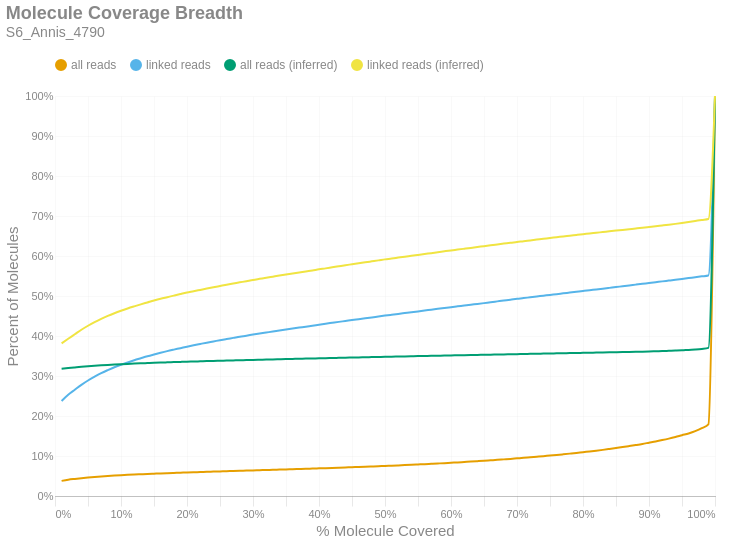

Notebook code for this chart:
### Markdown cell above
### Molecule Read Coverage
This chart shows molecule coverage breadth as computed by the number of bases aligned to that molecule. In other words, "*how much of each unique long molecule is actually sequenced/aligned?*" Keep in mind there is a distinction between sequences and alignments, since some sequences belonging to a particular molecule may not align well and wouldn't appear in the alignment data. This chart also shows molecule coverage breadth as computed by the *inferred fragment* from which the aligned sequences originate. Unlike read coverage, this calculation takes into account the total insert size, including unsequenced gaps between the forward and reverse reads. Like the previous figures, these are cumulative percents.

### Code cell
if SKIPLR:
    print_html(f"Skipped")
else:
    binned_df = consolidated_hist(valids['coverage_bp'], mask, 0.01, True)
    binned_df_inf = consolidated_hist(valids['coverage_inserts'], mask, 0.01, True)
    binned_df = binned_df.with_columns(pl.lit(binned_df_inf['all reads (cumsum)']).alias('all reads (inferred)'))
    binned_df = binned_df.with_columns(pl.lit(binned_df_inf['linked reads (cumsum)']).alias('linked reads (inferred)'))
    binned_df = binned_df.with_columns(
        (pl.col('bin').cast(pl.Float64) + 0.01).alias('right_edge')
    )

    with SafeRender(binned_df):
        (
            density_plot(binned_df, 'Molecule Coverage Breadth', samplename, 'molcov', ['all reads (inferred)','linked reads (inferred)'])
            .encode(
                #x=alt.X('bin:Q', title="% Molecule Covered").axis(format = '%').scale(padding=0),
                x=alt.X('right_edge:Q', title="% Molecule Covered").axis(format='%').scale(padding=0),
                y=alt.Y('value:Q', title='Percent of Molecules')
                    .axis(format='%')
                    .stack(False)
                    .scale(domainMin=0, padding=0),
                color=alt.Color("key:N").scale(domain = ["all reads", "linked reads", "all reads (inferred)", "linked reads (inferred)"]),
                tooltip = [
                    alt.Tooltip("key:N", title = "Data Type"),
                    alt.Tooltip("range_label:N", title="% Molecule Covered"),
                    alt.Tooltip("value:Q", format = ".2%", title="% Molecules")
                ]
            )
        ).display()

### Figure 1 — Vega-Lite specification as saved in the notebook (floating-point values rounded to 4 significant figures)
{"width": "container", "height": 400, "config": {"title": {"anchor": "start", "dy": -15, "fontSize": 18, "color": "#888888", "subtitleColor": "#888888", "subtitleFontSize": 14}, "arc": {"fill": "#0072B2"}, "axis": {"domainColor": "#888888", "domainWidth": 0.5, "gridWidth": 0.2, "grid": false, "titleFontWeight": 400, "titleFontSize": 15, "labelFontSize": 11, "labelColor": "#888888", "tickColor": "#888888", "tickWidth": 0.2, "titleColor": "#888888"}, "axisBand": {"grid": false}, "axisX": {"grid": true, "tickSize": 10, "domainCap": "round"}, "axisY": {"domain": false, "grid": true, "tickSize": 0, "domainCap": "round"}, "background": "transparent", "header": {"labelFontSize": 15, "labelColor": "#888888", "titleFontSize": 15, "titleFontWeight": 600, "titleColor": "#888888"}, "legend": {"labelFont": "sans-serif", "labelFontSize": 12, "labelColor": "#888888", "symbolSize": 100, "symbolType": "circle", "titleFontSize": 12, "titlePadding": 10, "titleColor": "#888888", "title": null, "orient": "top"}, "range": {"category": ["#E69F00", "#56B4E9", "#009E73", "#F0E442", "#0072B2", "#D55E00", "#CC79A7", "#000000"], "diverging": ["#cfe8f3", "#a2d4ec", "#73bfe2", "#46abdb", "#1696d2", "#12719e"]}, "area": {"fill": "#0072B2", "fillOpacity": 0.7, "line": true, "strokeOpacity": 0.7}, "line": {"color": "#0072B2", "stroke": "#0072B2", "strokeWidth": 2}, "trail": {"color": "#0072B2", "stroke": "#0072B2", "strokeWidth": 0, "size": 1}, "point": {"filled": true, "fillOpacity": 1.0, "size": 95}, "text": {"color": "#888888", "fontSize": 11, "align": "right", "fontWeight": 400, "size": 11}, "bar": {"fill": "#0072B2", "stroke": null}, "view": {"stroke": null, "continuousWidth": 660, "continuousHeight": 400}}, "data": {"name": "data-11c96169eed87321f8f8c84beca2ea55"}, "mark": {"type": "line", "interpolate": "monotone", "point": {"opacity": 0, "size": 275}}, "encoding": {"color": {"field": "key", "scale": {"domain": ["all reads", "linked reads", "all reads (inferred)", "linked reads (inferred)"]}, "type": "nominal"}, "tooltip": [{"field": "key", "title": "Data Type", "type": "nominal"}, {"field": "range_label", "title": "% Molecule Covered", "type": "nominal"}, {"field": "value", "format": ".2%", "title": "% Molecules", "type": "quantitative"}], "x": {"axis": {"format": "%"}, "field": "right_edge", "scale": {"padding": 0}, "title": "% Molecule Covered", "type": "quantitative"}, "y": {"axis": {"format": "%"}, "field": "value", "scale": {"domainMin": 0, "padding": 0}, "stack": false, "title": "Percent of Molecules", "type": "quantitative"}}, "params": [{"name": "param_c36ac31b6afebe62", "select": {"type": "point", "fields": ["key"]}, "bind": "legend"}], "title": {"text": "Molecule Coverage Breadth", "subtitle": "S6_Annis_4790"}, "transform": [{"fold": ["all reads (cumsum)", "linked reads (cumsum)", "all reads (inferred)", "linked reads (inferred)"]}, {"calculate": "replace(datum.key, ' (cumsum)', '')", "as": "key"}, {"filter": {"param": "param_c36ac31b6afebe62"}}], "usermeta": {"embedOptions": {"downloadFileName": "S6_Annis_4790.molcov"}}, "$schema": "https://vega.github.io/schema/vega-lite/v6.1.0.json", "datasets": {"data-11c96169eed87321f8f8c84beca2ea55": [{"bin": "0.0", "interval": "0.0-0.01", "all reads": 0.03783, "linked reads": 0.2377, "all reads (cumsum)": 0.03783, "linked reads (cumsum)": 0.2377, "range_label": "0.0-0.01", "all reads (inferred)": 0.3183, "linked reads (inferred)": 0.3815, "right_edge": 0.01}, {"bin": "0.01", "interval": "0.01-0.02", "all reads": 0.002812, "linked reads": 0.01551, "all reads (cumsum)": 0.04064, "linked reads (cumsum)": 0.2532, "range_label": "0.01-0.02", "all reads (inferred)": 0.3199, "linked reads (inferred)": 0.393, "right_edge": 0.02}, {"bin": "0.02", "interval": "0.02-0.03", "all reads": 0.002061, "linked reads": 0.01238, "all reads (cumsum)": 0.0427, "linked reads (cumsum)": 0.2656, "range_label": "0.02-0.03", "all reads (inferred)": 0.3215, "linked reads (inferred)": 0.4043, "right_edge": 0.03}, {"bin": "0.03", "interval": "0.03-0.04", "all reads": 0.001899, "linked reads": 0.0124, "all reads (cumsum)": 0.0446, "linked reads (cumsum)": 0.278, "range_label": "0.03-0.04", "all reads (inferred)": 0.323, "linked reads (inferred)": 0.4156, "right_edge": 0.04}, {"bin": "0.04", "interval": "0.04-0.05", "all reads": 0.001617, "linked reads": 0.01081, "all reads (cumsum)": 0.04621, "linked reads (cumsum)": 0.2888, "range_label": "0.04-0.05", "all reads (inferred)": 0.3244, "linked reads (inferred)": 0.4256, "right_edge": 0.05}, {"bin": "0.05", "interval": "0.05-0.06", "all reads": 0.001419, "linked reads": 0.009625, "all reads (cumsum)": 0.04763, "linked reads (cumsum)": 0.2984, "range_label": "0.05-0.06", "all reads (inferred)": 0.3256, "linked reads (inferred)": 0.4347, "right_edge": 0.06}, {"bin": "0.06", "interval": "0.06-0.07", "all reads": 0.001263, "linked reads": 0.008816, "all reads (cumsum)": 0.0489, "linked reads (cumsum)": 0.3072, "range_label": "0.06-0.07", "all reads (inferred)": 0.3267, "linked reads (inferred)": 0.4429, "right_edge": 0.07}, {"bin": "0.07", "interval": "0.07-0.08", "all reads": 0.001135, "linked reads": 0.007645, "all reads (cumsum)": 0.05003, "linked reads (cumsum)": 0.3149, "range_label": "0.07-0.08", "all reads (inferred)": 0.3277, "linked reads (inferred)": 0.4503, "right_edge": 0.08}, {"bin": "0.08", "interval": "0.08-0.09", "all reads": 0.001035, "linked reads": 0.007119, "all reads (cumsum)": 0.05107, "linked reads (cumsum)": 0.322, "range_label": "0.08-0.09", "all reads (inferred)": 0.3286, "linked reads (inferred)": 0.4569, "right_edge": 0.09}, {"bin": "0.09", "interval": "0.09-0.1", "all reads": 0.0009094, "linked reads": 0.006137, "all reads (cumsum)": 0.05198, "linked reads (cumsum)": 0.3281, "range_label": "0.09-0.1", "all reads (inferred)": 0.3295, "linked reads (inferred)": 0.4631, "right_edge": 0.1}, {"bin": "0.1", "interval": "0.1-0.11", "all reads": 0.0008592, "linked reads": 0.00574, "all reads (cumsum)": 0.05284, "linked reads (cumsum)": 0.3339, "range_label": "0.1-0.11", "all reads (inferred)": 0.3303, "linked reads (inferred)": 0.4689, "right_edge": 0.11}, {"bin": "0.11", "interval": "0.11-0.12", "all reads": 0.0007961, "linked reads": 0.00546, "all reads (cumsum)": 0.05363, "linked reads (cumsum)": 0.3393, "range_label": "0.11-0.12", "all reads (inferred)": 0.331, "linked reads (inferred)": 0.4742, "right_edge": 0.12}, {"bin": "0.12", "interval": "0.12-0.13", "all reads": 0.0007451, "linked reads": 0.004992, "all reads (cumsum)": 0.05438, "linked reads (cumsum)": 0.3443, "range_label": "0.12-0.13", "all reads (inferred)": 0.3317, "linked reads (inferred)": 0.4791, "right_edge": 0.13}, {"bin": "0.13", "interval": "0.13-0.14", "all reads": 0.0007421, "linked reads": 0.004901, "all reads (cumsum)": 0.05512, "linked reads (cumsum)": 0.3492, "range_label": "0.13-0.14", "all reads (inferred)": 0.3323, "linked reads (inferred)": 0.4839, "right_edge": 0.14}, {"bin": "0.14", "interval": "0.14-0.15", "all reads": 0.0006747, "linked reads": 0.004501, "all reads (cumsum)": 0.05579, "linked reads (cumsum)": 0.3537, "range_label": "0.14-0.15", "all reads (inferred)": 0.333, "linked reads (inferred)": 0.4887, "right_edge": 0.15}, {"bin": "0.15", "interval": "0.15-0.16", "all reads": 0.0006755, "linked reads": 0.004346, "all reads (cumsum)": 0.05647, "linked reads (cumsum)": 0.3581, "range_label": "0.15-0.16", "all reads (inferred)": 0.3336, "linked reads (inferred)": 0.4931, "right_edge": 0.16}, {"bin": "0.16", "interval": "0.16-0.17", "all reads": 0.0006137, "linked reads": 0.004123, "all reads (cumsum)": 0.05708, "linked reads (cumsum)": 0.3622, "range_label": "0.16-0.17", "all reads (inferred)": 0.3341, "linked reads (inferred)": 0.497, "right_edge": 0.17}, {"bin": "0.17", "interval": "0.17-0.18", "all reads": 0.0005904, "linked reads": 0.003783, "all reads (cumsum)": 0.05767, "linked reads (cumsum)": 0.366, "range_label": "0.17-0.18", "all reads (inferred)": 0.3347, "linked reads (inferred)": 0.501, "right_edge": 0.18}, {"bin": "0.18", "interval": "0.18-0.19", "all reads": 0.00058, "linked reads": 0.00365, "all reads (cumsum)": 0.05825, "linked reads (cumsum)": 0.3696, "range_label": "0.18-0.19", "all reads (inferred)": 0.3352, "linked reads (inferred)": 0.5049, "right_edge": 0.19}, {"bin": "0.19", "interval": "0.19-0.2", "all reads": 0.0006025, "linked reads": 0.003741, "all reads (cumsum)": 0.05886, "linked reads (cumsum)": 0.3734, "range_label": "0.19-0.2", "all reads (inferred)": 0.3358, "linked reads (inferred)": 0.5086, "right_edge": 0.2}, {"bin": "0.2", "interval": "0.2-0.21", "all reads": 0.0005502, "linked reads": 0.003477, "all reads (cumsum)": 0.05941, "linked reads (cumsum)": 0.3768, "range_label": "0.2-0.21", "all reads (inferred)": 0.3362, "linked reads (inferred)": 0.5118, "right_edge": 0.21}, {"bin": "0.21", "interval": "0.21-0.22", "all reads": 0.0005243, "linked reads": 0.003288, "all reads (cumsum)": 0.05993, "linked reads (cumsum)": 0.3801, "range_label": "0.21-0.22", "all reads (inferred)": 0.3367, "linked reads (inferred)": 0.5152, "right_edge": 0.22}, {"bin": "0.22", "interval": "0.22-0.23", "all reads": 0.0005493, "linked reads": 0.003242, "all reads (cumsum)": 0.06048, "linked reads (cumsum)": 0.3834, "range_label": "0.22-0.23", "all reads (inferred)": 0.3372, "linked reads (inferred)": 0.5187, "right_edge": 0.23}, {"bin": "0.23", "interval": "0.23-0.24", "all reads": 0.0005113, "linked reads": 0.003034, "all reads (cumsum)": 0.06099, "linked reads (cumsum)": 0.3864, "range_label": "0.23-0.24", "all reads (inferred)": 0.3377, "linked reads (inferred)": 0.5219, "right_edge": 0.24}, {"bin": "0.24", "interval": "0.24-0.25", "all reads": 0.0005286, "linked reads": 0.003125, "all reads (cumsum)": 0.06152, "linked reads (cumsum)": 0.3895, "range_label": "0.24-0.25", "all reads (inferred)": 0.3381, "linked reads (inferred)": 0.525, "right_edge": 0.25}, {"bin": "0.25", "interval": "0.25-0.26", "all reads": 0.0005078, "linked reads": 0.002932, "all reads (cumsum)": 0.06203, "linked reads (cumsum)": 0.3925, "range_label": "0.25-0.26", "all reads (inferred)": 0.3386, "linked reads (inferred)": 0.528, "right_edge": 0.26}, {"bin": "0.26", "interval": "0.26-0.27", "all reads": 0.0005541, "linked reads": 0.002857, "all reads (cumsum)": 0.06258, "linked reads (cumsum)": 0.3953, "range_label": "0.26-0.27", "all reads (inferred)": 0.339, "linked reads (inferred)": 0.5311, "right_edge": 0.27}, {"bin": "0.27", "interval": "0.27-0.28", "all reads": 0.0005065, "linked reads": 0.002902, "all reads (cumsum)": 0.06309, "linked reads (cumsum)": 0.3982, "range_label": "0.27-0.28", "all reads (inferred)": 0.3394, "linked reads (inferred)": 0.5341, "right_edge": 0.28}, {"bin": "0.28", "interval": "0.28-0.29", "all reads": 0.0004651, "linked reads": 0.002581, "all reads (cumsum)": 0.06355, "linked reads (cumsum)": 0.4008, "range_label": "0.28-0.29", "all reads (inferred)": 0.3399, "linked reads (inferred)": 0.5371, "right_edge": 0.29}, {"bin": "0.29", "interval": "0.29-0.3", "all reads": 0.0005048, "linked reads": 0.002785, "all reads (cumsum)": 0.06406, "linked reads (cumsum)": 0.4036, "range_label": "0.29-0.3", "all reads (inferred)": 0.3403, "linked reads (inferred)": 0.5402, "right_edge": 0.3}, {"bin": "0.3", "interval": "0.3-0.31", "all reads": 0.0004733, "linked reads": 0.002649, "all reads (cumsum)": 0.06453, "linked reads (cumsum)": 0.4062, "range_label": "0.3-0.31", "all reads (inferred)": 0.3407, "linked reads (inferred)": 0.5429, "right_edge": 0.31}, {"bin": "0.31", "interval": "0.31-0.32", "all reads": 0.0004841, "linked reads": 0.002449, "all reads (cumsum)": 0.06502, "linked reads (cumsum)": 0.4087, "range_label": "0.31-0.32", "all reads (inferred)": 0.3411, "linked reads (inferred)": 0.5454, "right_edge": 0.32}, {"bin": "0.32", "interval": "0.32-0.33", "all reads": 0.0004638, "linked reads": 0.002418, "all reads (cumsum)": 0.06548, "linked reads (cumsum)": 0.4111, "range_label": "0.32-0.33", "all reads (inferred)": 0.3415, "linked reads (inferred)": 0.5482, "right_edge": 0.33}, {"bin": "0.33", "interval": "0.33-0.34", "all reads": 0.0004914, "linked reads": 0.002528, "all reads (cumsum)": 0.06597, "linked reads (cumsum)": 0.4136, "range_label": "0.33-0.34", "all reads (inferred)": 0.3419, "linked reads (inferred)": 0.551, "right_edge": 0.34}, {"bin": "0.34", "interval": "0.34-0.35", "all reads": 0.0004871, "linked reads": 0.002437, "all reads (cumsum)": 0.06646, "linked reads (cumsum)": 0.4161, "range_label": "0.34-0.35", "all reads (inferred)": 0.3423, "linked reads (inferred)": 0.5537, "right_edge": 0.35}, {"bin": "0.35", "interval": "0.35-0.36", "all reads": 0.0005247, "linked reads": 0.002536, "all reads (cumsum)": 0.06698, "linked reads (cumsum)": 0.4186, "range_label": "0.35-0.36", "all reads (inferred)": 0.3427, "linked reads (inferred)": 0.5563, "right_edge": 0.36}, {"bin": "0.36", "interval": "0.36-0.37", "all reads": 0.0004914, "linked reads": 0.00243, "all reads (cumsum)": 0.06747, "linked reads (cumsum)": 0.421, "range_label": "0.36-0.37", "all reads (inferred)": 0.3431, "linked reads (inferred)": 0.5588, "right_edge": 0.37}, {"bin": "0.37", "interval": "0.37-0.38", "all reads": 0.0004983, "linked reads": 0.002286, "all reads (cumsum)": 0.06797, "linked reads (cumsum)": 0.4233, "range_label": "0.37-0.38", "all reads (inferred)": 0.3435, "linked reads (inferred)": 0.5614, "right_edge": 0.38}, {"bin": "0.38", "interval": "0.38-0.39", "all reads": 0.0005506, "linked reads": 0.002558, "all reads (cumsum)": 0.06852, "linked reads (cumsum)": 0.4259, "range_label": "0.38-0.39", "all reads (inferred)": 0.3438, "linked reads (inferred)": 0.5639, "right_edge": 0.39}, {"bin": "0.39", "interval": "0.39-0.4", "all reads": 0.0005472, "linked reads": 0.002335, "all reads (cumsum)": 0.06907, "linked reads (cumsum)": 0.4282, "range_label": "0.39-0.4", "all reads (inferred)": 0.3442, "linked reads (inferred)": 0.5667, "right_edge": 0.4}, {"bin": "0.4", "interval": "0.4-0.41", "all reads": 0.0005429, "linked reads": 0.002498, "all reads (cumsum)": 0.06961, "linked reads (cumsum)": 0.4307, "range_label": "0.4-0.41", "all reads (inferred)": 0.3446, "linked reads (inferred)": 0.5691, "right_edge": 0.41}, {"bin": "0.41", "interval": "0.41-0.42", "all reads": 0.0005498, "linked reads": 0.002313, "all reads (cumsum)": 0.07016, "linked reads (cumsum)": 0.433, "range_label": "0.41-0.42", "all reads (inferred)": 0.345, "linked reads (inferred)": 0.5717, "right_edge": 0.42}, {"bin": "0.42", "interval": "0.42-0.43", "all reads": 0.0005679, "linked reads": 0.002309, "all reads (cumsum)": 0.07073, "linked reads (cumsum)": 0.4353, "range_label": "0.42-0.43", "all reads (inferred)": 0.3454, "linked reads (inferred)": 0.5743, "right_edge": 0.43}, {"bin": "0.43", "interval": "0.43-0.44", "all reads": 0.0005822, "linked reads": 0.002203, "all reads (cumsum)": 0.07131, "linked reads (cumsum)": 0.4375, "range_label": "0.43-0.44", "all reads (inferred)": 0.3458, "linked reads (inferred)": 0.5769, "right_edge": 0.44}, {"bin": "0.44", "interval": "0.44-0.45", "all reads": 0.0006029, "linked reads": 0.002256, "all reads (cumsum)": 0.07192, "linked reads (cumsum)": 0.4398, "range_label": "0.44-0.45", "all reads (inferred)": 0.3462, "linked reads (inferred)": 0.5793, "right_edge": 0.45}, {"bin": "0.45", "interval": "0.45-0.46", "all reads": 0.0005774, "linked reads": 0.00215, "all reads (cumsum)": 0.07249, "linked reads (cumsum)": 0.4419, "range_label": "0.45-0.46", "all reads (inferred)": 0.3465, "linked reads (inferred)": 0.5818, "right_edge": 0.46}, {"bin": "0.46", "interval": "0.46-0.47", "all reads": 0.0006224, "linked reads": 0.002162, "all reads (cumsum)": 0.07312, "linked reads (cumsum)": 0.4441, "range_label": "0.46-0.47", "all reads (inferred)": 0.3469, "linked reads (inferred)": 0.5842, "right_edge": 0.47}, {"bin": "0.47", "interval": "0.47-0.48", "all reads": 0.0006561, "linked reads": 0.00223, "all reads (cumsum)": 0.07377, "linked reads (cumsum)": 0.4463, "range_label": "0.47-0.48", "all reads (inferred)": 0.3473, "linked reads (inferred)": 0.5866, "right_edge": 0.48}, {"bin": "0.48", "interval": "0.48-0.49", "all reads": 0.0006716, "linked reads": 0.00235, "all reads (cumsum)": 0.07444, "linked reads (cumsum)": 0.4487, "range_label": "0.48-0.49", "all reads (inferred)": 0.3476, "linked reads (inferred)": 0.589, "right_edge": 0.49}, {"bin": "0.49", "interval": "0.49-0.5", "all reads": 0.0007304, "linked reads": 0.002286, "all reads (cumsum)": 0.07517, "linked reads (cumsum)": 0.451, "range_label": "0.49-0.5", "all reads (inferred)": 0.348, "linked reads (inferred)": 0.5916, "right_edge": 0.5}, {"bin": "0.5", "interval": "0.5-0.51", "all reads": 0.0006574, "linked reads": 0.002158, "all reads (cumsum)": 0.07583, "linked reads (cumsum)": 0.4531, "range_label": "0.5-0.51", "all reads (inferred)": 0.3483, "linked reads (inferred)": 0.5936, "right_edge": 0.51}, {"bin": "0.51", "interval": "0.51-0.52", "all reads": 0.0007019, "linked reads": 0.002112, "all reads (cumsum)": 0.07653, "linked reads (cumsum)": 0.4552, "range_label": "0.51-0.52", "all reads (inferred)": 0.3487, "linked reads (inferred)": 0.596, "right_edge": 0.52}, {"bin": "0.52", "interval": "0.52-0.53", "all reads": 0.0007201, "linked reads": 0.002086, "all reads (cumsum)": 0.07725, "linked reads (cumsum)": 0.4573, "range_label": "0.52-0.53", "all reads (inferred)": 0.3491, "linked reads (inferred)": 0.5983, "right_edge": 0.53}, {"bin": "0.53", "interval": "0.53-0.54", "all reads": 0.0007637, "linked reads": 0.002086, "all reads (cumsum)": 0.07802, "linked reads (cumsum)": 0.4594, "range_label": "0.53-0.54", "all reads (inferred)": 0.3494, "linked reads (inferred)": 0.6004, "right_edge": 0.54}, {"bin": "0.54", "interval": "0.54-0.55", "all reads": 0.0007944, "linked reads": 0.002101, "all reads (cumsum)": 0.07881, "linked reads (cumsum)": 0.4615, "range_label": "0.54-0.55", "all reads (inferred)": 0.3497, "linked reads (inferred)": 0.6026, "right_edge": 0.55}, {"bin": "0.55", "interval": "0.55-0.56", "all reads": 0.000797, "linked reads": 0.002127, "all reads (cumsum)": 0.07961, "linked reads (cumsum)": 0.4636, "range_label": "0.55-0.56", "all reads (inferred)": 0.3501, "linked reads (inferred)": 0.6049, "right_edge": 0.56}, {"bin": "0.56", "interval": "0.56-0.57", "all reads": 0.0008545, "linked reads": 0.002097, "all reads (cumsum)": 0.08046, "linked reads (cumsum)": 0.4657, "range_label": "0.56-0.57", "all reads (inferred)": 0.3504, "linked reads (inferred)": 0.6071, "right_edge": 0.57}, {"bin": "0.57", "interval": "0.57-0.58", "all reads": 0.000854, "linked reads": 0.002116, "all reads (cumsum)": 0.08132, "linked reads (cumsum)": 0.4679, "range_label": "0.57-0.58", "all reads (inferred)": 0.3508, "linked reads (inferred)": 0.6094, "right_edge": 0.58}, {"bin": "0.58", "interval": "0.58-0.59", "all reads": 0.0008661, "linked reads": 0.002093, "all reads (cumsum)": 0.08218, "linked reads (cumsum)": 0.47, "range_label": "0.58-0.59", "all reads (inferred)": 0.3511, "linked reads (inferred)": 0.6117, "right_edge": 0.59}, {"bin": "0.59", "interval": "0.59-0.6", "all reads": 0.0009418, "linked reads": 0.002097, "all reads (cumsum)": 0.08312, "linked reads (cumsum)": 0.472, "range_label": "0.59-0.6", "all reads (inferred)": 0.3515, "linked reads (inferred)": 0.614, "right_edge": 0.6}, {"bin": "0.6", "interval": "0.6-0.61", "all reads": 0.0008947, "linked reads": 0.002052, "all reads (cumsum)": 0.08402, "linked reads (cumsum)": 0.4741, "range_label": "0.6-0.61", "all reads (inferred)": 0.3518, "linked reads (inferred)": 0.6161, "right_edge": 0.61}, {"bin": "0.61", "interval": "0.61-0.62", "all reads": 0.0009889, "linked reads": 0.002037, "all reads (cumsum)": 0.08501, "linked reads (cumsum)": 0.4761, "range_label": "0.61-0.62", "all reads (inferred)": 0.3521, "linked reads (inferred)": 0.6181, "right_edge": 0.62}, {"bin": "0.62", "interval": "0.62-0.63", "all reads": 0.0009712, "linked reads": 0.002048, "all reads (cumsum)": 0.08598, "linked reads (cumsum)": 0.4782, "range_label": "0.62-0.63", "all reads (inferred)": 0.3524, "linked reads (inferred)": 0.6203, "right_edge": 0.63}, {"bin": "0.63", "interval": "0.63-0.64", "all reads": 0.001035, "linked reads": 0.001901, "all reads (cumsum)": 0.08701, "linked reads (cumsum)": 0.4801, "range_label": "0.63-0.64", "all reads (inferred)": 0.3527, "linked reads (inferred)": 0.6225, "right_edge": 0.64}, {"bin": "0.64", "interval": "0.64-0.65", "all reads": 0.001064, "linked reads": 0.002086, "all reads (cumsum)": 0.08808, "linked reads (cumsum)": 0.4822, "range_label": "0.64-0.65", "all reads (inferred)": 0.3531, "linked reads (inferred)": 0.6246, "right_edge": 0.65}, {"bin": "0.65", "interval": "0.65-0.66", "all reads": 0.001147, "linked reads": 0.002309, "all reads (cumsum)": 0.08923, "linked reads (cumsum)": 0.4845, "range_label": "0.65-0.66", "all reads (inferred)": 0.3534, "linked reads (inferred)": 0.6268, "right_edge": 0.66}, {"bin": "0.66", "interval": "0.66-0.67", "all reads": 0.001135, "linked reads": 0.002082, "all reads (cumsum)": 0.09036, "linked reads (cumsum)": 0.4866, "range_label": "0.66-0.67", "all reads (inferred)": 0.3537, "linked reads (inferred)": 0.6289, "right_edge": 0.67}, {"bin": "0.67", "interval": "0.67-0.68", "all reads": 0.001207, "linked reads": 0.002082, "all reads (cumsum)": 0.09157, "linked reads (cumsum)": 0.4886, "range_label": "0.67-0.68", "all reads (inferred)": 0.354, "linked reads (inferred)": 0.631, "right_edge": 0.68}, {"bin": "0.68", "interval": "0.68-0.69", "all reads": 0.001208, "linked reads": 0.002041, "all reads (cumsum)": 0.09278, "linked reads (cumsum)": 0.4907, "range_label": "0.68-0.69", "all reads (inferred)": 0.3544, "linked reads (inferred)": 0.6329, "right_edge": 0.69}, {"bin": "0.69", "interval": "0.69-0.7", "all reads": 0.001311, "linked reads": 0.002196, "all reads (cumsum)": 0.09409, "linked reads (cumsum)": 0.4929, "range_label": "0.69-0.7", "all reads (inferred)": 0.3547, "linked reads (inferred)": 0.6351, "right_edge": 0.7}, {"bin": "0.7", "interval": "0.7-0.71", "all reads": 0.001291, "linked reads": 0.001852, "all reads (cumsum)": 0.09538, "linked reads (cumsum)": 0.4947, "range_label": "0.7-0.71", "all reads (inferred)": 0.355, "linked reads (inferred)": 0.637, "right_edge": 0.71}, {"bin": "0.71", "interval": "0.71-0.72", "all reads": 0.00142, "linked reads": 0.002105, "all reads (cumsum)": 0.0968, "linked reads (cumsum)": 0.4968, "range_label": "0.71-0.72", "all reads (inferred)": 0.3553, "linked reads (inferred)": 0.639, "right_edge": 0.72}, {"bin": "0.72", "interval": "0.72-0.73", "all reads": 0.001385, "linked reads": 0.002003, "all reads (cumsum)": 0.09818, "linked reads (cumsum)": 0.4988, "range_label": "0.72-0.73", "all reads (inferred)": 0.3557, "linked reads (inferred)": 0.641, "right_edge": 0.73}, {"bin": "0.73", "interval": "0.73-0.74", "all reads": 0.001409, "linked reads": 0.001889, "all reads (cumsum)": 0.09959, "linked reads (cumsum)": 0.5007, "range_label": "0.73-0.74", "all reads (inferred)": 0.356, "linked reads (inferred)": 0.643, "right_edge": 0.74}, {"bin": "0.74", "interval": "0.74-0.75", "all reads": 0.001588, "linked reads": 0.002029, "all reads (cumsum)": 0.1012, "linked reads (cumsum)": 0.5028, "range_label": "0.74-0.75", "all reads (inferred)": 0.3563, "linked reads (inferred)": 0.6451, "right_edge": 0.75}, {"bin": "0.75", "interval": "0.75-0.76", "all reads": 0.001453, "linked reads": 0.001769, "all reads (cumsum)": 0.1026, "linked reads (cumsum)": 0.5045, "range_label": "0.75-0.76", "all reads (inferred)": 0.3566, "linked reads (inferred)": 0.6469, "right_edge": 0.76}, {"bin": "0.76", "interval": "0.76-0.77", "all reads": 0.001617, "linked reads": 0.002071, "all reads (cumsum)": 0.1042, "linked reads (cumsum)": 0.5066, "range_label": "0.76-0.77", "all reads (inferred)": 0.3569, "linked reads (inferred)": 0.649, "right_edge": 0.77}, {"bin": "0.77", "interval": "0.77-0.78", "all reads": 0.001681, "linked reads": 0.00195, "all reads (cumsum)": 0.1059, "linked reads (cumsum)": 0.5085, "range_label": "0.77-0.78", "all reads (inferred)": 0.3572, "linked reads (inferred)": 0.6508, "right_edge": 0.78}, {"bin": "0.78", "interval": "0.78-0.79", "all reads": 0.001723, "linked reads": 0.001995, "all reads (cumsum)": 0.1077, "linked reads (cumsum)": 0.5105, "range_label": "0.78-0.79", "all reads (inferred)": 0.3575, "linked reads (inferred)": 0.6526, "right_edge": 0.79}, {"bin": "0.79", "interval": "0.79-0.8", "all reads": 0.001893, "linked reads": 0.001995, "all reads (cumsum)": 0.1095, "linked reads (cumsum)": 0.5125, "range_label": "0.79-0.8", "all reads (inferred)": 0.3578, "linked reads (inferred)": 0.6545, "right_edge": 0.8}, {"bin": "0.8", "interval": "0.8-0.81", "all reads": 0.001785, "linked reads": 0.001954, "all reads (cumsum)": 0.1113, "linked reads (cumsum)": 0.5145, "range_label": "0.8-0.81", "all reads (inferred)": 0.3581, "linked reads (inferred)": 0.6562, "right_edge": 0.81}, {"bin": "0.81", "interval": "0.81-0.82", "all reads": 0.001937, "linked reads": 0.001818, "all reads (cumsum)": 0.1133, "linked reads (cumsum)": 0.5163, "range_label": "0.81-0.82", "all reads (inferred)": 0.3585, "linked reads (inferred)": 0.6581, "right_edge": 0.82}, {"bin": "0.82", "interval": "0.82-0.83", "all reads": 0.002046, "linked reads": 0.001942, "all reads (cumsum)": 0.1153, "linked reads (cumsum)": 0.5183, "range_label": "0.82-0.83", "all reads (inferred)": 0.3588, "linked reads (inferred)": 0.6599, "right_edge": 0.83}, {"bin": "0.83", "interval": "0.83-0.84", "all reads": 0.002235, "linked reads": 0.002056, "all reads (cumsum)": 0.1176, "linked reads (cumsum)": 0.5203, "range_label": "0.83-0.84", "all reads (inferred)": 0.3591, "linked reads (inferred)": 0.6617, "right_edge": 0.84}, {"bin": "0.84", "interval": "0.84-0.85", "all reads": 0.002306, "linked reads": 0.002097, "all reads (cumsum)": 0.1199, "linked reads (cumsum)": 0.5224, "range_label": "0.84-0.85", "all reads (inferred)": 0.3595, "linked reads (inferred)": 0.6635, "right_edge": 0.85}, {"bin": "0.85", "interval": "0.85-0.86", "all reads": 0.002357, "linked reads": 0.001897, "all reads (cumsum)": 0.1222, "linked reads (cumsum)": 0.5243, "range_label": "0.85-0.86", "all reads (inferred)": 0.3598, "linked reads (inferred)": 0.6653, "right_edge": 0.86}, {"bin": "0.86", "interval": "0.86-0.87", "all reads": 0.002561, "linked reads": 0.002025, "all reads (cumsum)": 0.1248, "linked reads (cumsum)": 0.5263, "range_label": "0.86-0.87", "all reads (inferred)": 0.3601, "linked reads (inferred)": 0.667, "right_edge": 0.87}, {"bin": "0.87", "interval": "0.87-0.88", "all reads": 0.002642, "linked reads": 0.002101, "all reads (cumsum)": 0.1274, "linked reads (cumsum)": 0.5284, "range_label": "0.87-0.88", "all reads (inferred)": 0.3605, "linked reads (inferred)": 0.6687, "right_edge": 0.88}, {"bin": "0.88", "interval": "0.88-0.89", "all reads": 0.002769, "linked reads": 0.002048, "all reads (cumsum)": 0.1302, "linked reads (cumsum)": 0.5305, "range_label": "0.88-0.89", "all reads (inferred)": 0.3609, "linked reads (inferred)": 0.6705, "right_edge": 0.89}, {"bin": "0.89", "interval": "0.89-0.9", "all reads": 0.003095, "linked reads": 0.001935, "all reads (cumsum)": 0.1333, "linked reads (cumsum)": 0.5324, "range_label": "0.89-0.9", "all reads (inferred)": 0.3613, "linked reads (inferred)": 0.6725, "right_edge": 0.9}, {"bin": "0.9", "interval": "0.9-0.91", "all reads": 0.003072, "linked reads": 0.002037, "all reads (cumsum)": 0.1364, "linked reads (cumsum)": 0.5344, "range_label": "0.9-0.91", "all reads (inferred)": 0.3619, "linked reads (inferred)": 0.6746, "right_edge": 0.91}, {"bin": "0.91", "interval": "0.91-0.92", "all reads": 0.003417, "linked reads": 0.002101, "all reads (cumsum)": 0.1398, "linked reads (cumsum)": 0.5365, "range_label": "0.91-0.92", "all reads (inferred)": 0.3624, "linked reads (inferred)": 0.6764, "right_edge": 0.92}, {"bin": "0.92", "interval": "0.92-0.93", "all reads": 0.003681, "linked reads": 0.00198, "all reads (cumsum)": 0.1435, "linked reads (cumsum)": 0.5385, "range_label": "0.92-0.93", "all reads (inferred)": 0.3629, "linked reads (inferred)": 0.6783, "right_edge": 0.93}, {"bin": "0.93", "interval": "0.93-0.94", "all reads": 0.00409, "linked reads": 0.002014, "all reads (cumsum)": 0.1475, "linked reads (cumsum)": 0.5405, "range_label": "0.93-0.94", "all reads (inferred)": 0.3635, "linked reads (inferred)": 0.6803, "right_edge": 0.94}, {"bin": "0.94", "interval": "0.94-0.95", "all reads": 0.004546, "linked reads": 0.002146, "all reads (cumsum)": 0.1521, "linked reads (cumsum)": 0.5427, "range_label": "0.94-0.95", "all reads (inferred)": 0.3641, "linked reads (inferred)": 0.6825, "right_edge": 0.95}, {"bin": "0.95", "interval": "0.95-0.96", "all reads": 0.004352, "linked reads": 0.002143, "all reads (cumsum)": 0.1564, "linked reads (cumsum)": 0.5448, "range_label": "0.95-0.96", "all reads (inferred)": 0.3653, "linked reads (inferred)": 0.685, "right_edge": 0.96}, {"bin": "0.96", "interval": "0.96-0.97", "all reads": 0.005635, "linked reads": 0.00212, "all reads (cumsum)": 0.1621, "linked reads (cumsum)": 0.547, "range_label": "0.96-0.97", "all reads (inferred)": 0.3662, "linked reads (inferred)": 0.6876, "right_edge": 0.97}, {"bin": "0.97", "interval": "0.97-0.98", "all reads": 0.007366, "linked reads": 0.00215, "all reads (cumsum)": 0.1694, "linked reads (cumsum)": 0.5491, "range_label": "0.97-0.98", "all reads (inferred)": 0.3677, "linked reads (inferred)": 0.6902, "right_edge": 0.98}, {"bin": "0.98", "interval": "0.98-0.99", "all reads": 0.00969, "linked reads": 0.002275, "all reads (cumsum)": 0.1791, "linked reads (cumsum)": 0.5514, "range_label": "0.98-0.99", "all reads (inferred)": 0.3703, "linked reads (inferred)": 0.6925, "right_edge": 0.99}, {"bin": "0.99", "interval": "0.99-1.0", "all reads": 0.8209, "linked reads": 0.4486, "all reads (cumsum)": 1.0, "linked reads (cumsum)": 1.0, "range_label": "0.99-1.0", "all reads (inferred)": 1.0, "linked reads (inferred)": 1.0, "right_edge": 1.0}]}}
